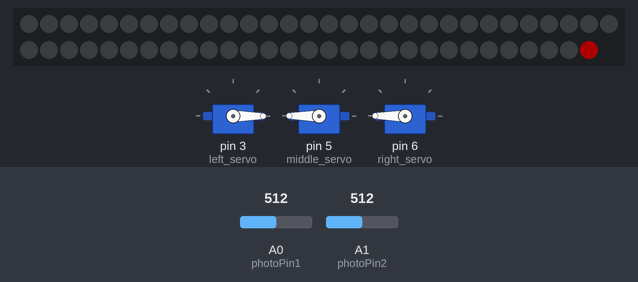
The sketch below on a simulated Arduino Uno, built with avr-gcc and run on an emulated ATmega328P. Shown: 3 × servo, 59 RGB LEDs in strip order, left to right, continuing on the next row. The test bench sets the inputs (shaded band); at power-on: A0 (photoPin1) = 512, A1 (photoPin2) = 512. Dim RGB values are drawn brighter than linear; what the sketch prints to the serial monitor is not drawn.

Above: at 0.1 s.
At 0.8 s:
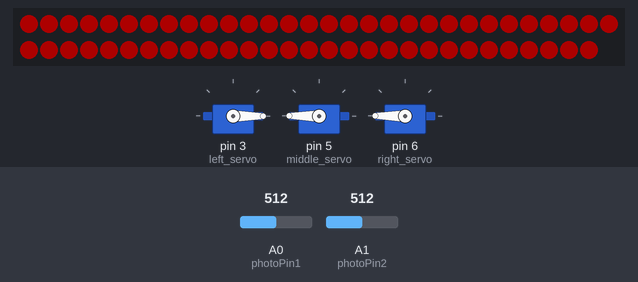
At 1.7 s:
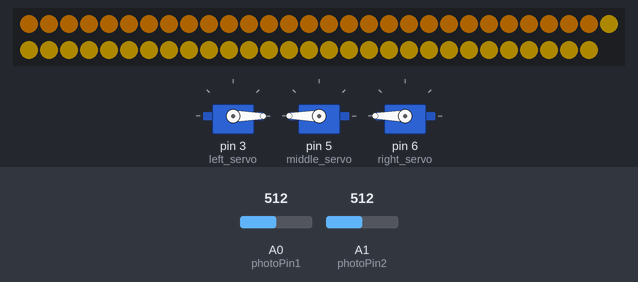
At 3.4 s:
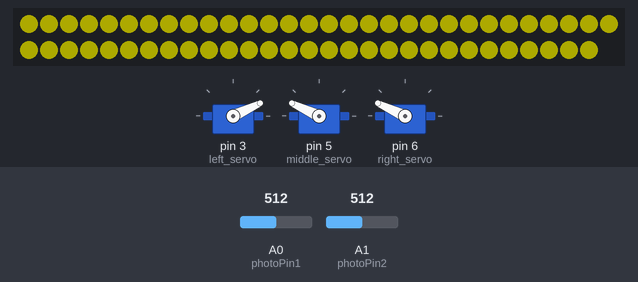
At 5.11 s:
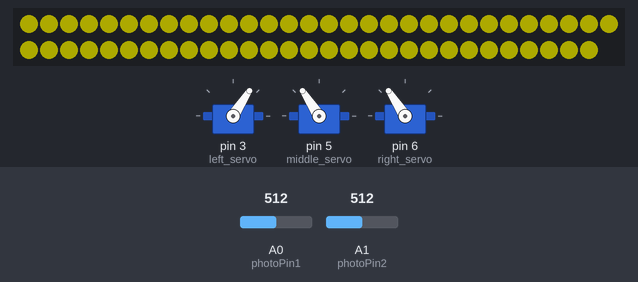
At 8.8 s:
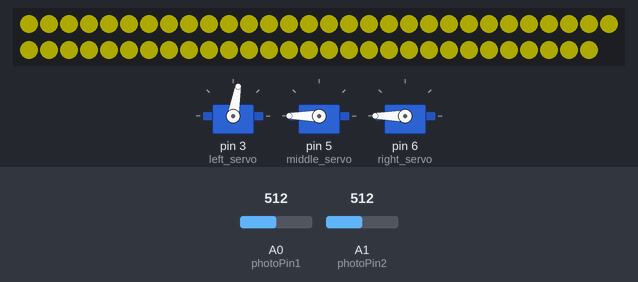
Timing chart, 0 to 37.8 s (numbered marks = the images above):
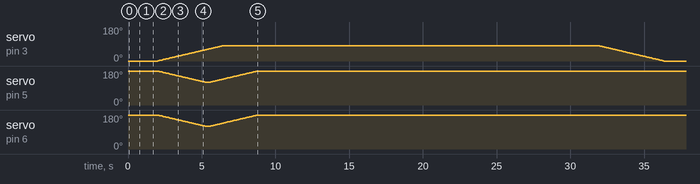

Measured:
- by itself, servo on pin 3 (left_servo): rises from 0° to 80° in 4.3 s, then falls to 0° in 30.0 s

The sketch:

phoenix.ino
```cpp
#include <Adafruit_NeoPixel.h>
#ifdef __AVR__
  #include <avr/power.h>
#endif
#include <movingAvg.h>
#include <MobaTools.h>

#define photoPin1 A0
#define photoPin2 A1
#define pixelPin 9

Adafruit_NeoPixel strip = Adafruit_NeoPixel(59, pixelPin, NEO_GRB + NEO_KHZ800);

int lightVal1, lightVal2, currentReading, currentAvg, historicalAvg;
movingAvg longTermReading(20);
bool triggered = false;

MoToServo left_servo, middle_servo, right_servo;

const byte speed = 15;

const byte left_target_1 = 0;
const byte left_target_2 = 80;

const byte middle_target_1 = 180;
const byte middle_target_2 = 120;

const byte right_target_1 = 180;
const byte right_target_2 = 120;

const byte bottom_pause = 1000;

byte left_target_pos = left_target_1;
byte middle_target_pos = middle_target_1;
byte right_target_pos = right_target_1;

unsigned long start_time = millis();
// 30 seconds
unsigned long motor_runtime = 1000 * 30;

void setup() {
  Serial.begin(9600);
  left_servo.attach(3); //yellow
  middle_servo.attach(5); //blue
  right_servo.attach(6); //purple
  left_servo.write(0);
  //90 -> 0: moves clockwise up
  // 0 is relaxed, 180 is fully pulled down
  // I left it on 0.
  middle_servo.write(180);
  right_servo.write(180);

  left_servo.setSpeed(speed);
  middle_servo.setSpeed(speed);
  right_servo.setSpeed(speed);

  longTermReading.begin();
  strip.begin();
  strip.setBrightness(50);
  strip.show();
  trigger();
}

// IMPORTANT: To reduce NeoPixel burnout risk, add 1000 uF capacitor across
// pixel power leads, add 300 - 500 Ohm resistor on first pixel's data input
// and minimize distance between Arduino and first pixel.  Avoid connecting
// on a live circuit...if you must, connect GND first.
void loop() {
    lightVal1 = analogRead(photoPin1);
    lightVal2 = analogRead(photoPin2);
    currentReading = (lightVal1 + lightVal2)/2;
    historicalAvg = longTermReading.reading(currentReading);
   // Mimic a Serial.println
   delay(10);
  // Threshold for relative darkness w/ two 10KOhm resistors
   if (historicalAvg > 300 ) {
    if (currentReading < (historicalAvg * 0.95) && !triggered) {
      trigger();
    }
   }
 }

void trigger(){
  triggered = true;
  Serial.println("triggered");
  showLEDs();
  moveMotors();
  wipeLEDs();
  triggered = false;
  // handle any drastic lighting changes that have occurred while trigger loop was happening
  longTermReading.reset();
  historicalAvg = 0;
  delay(3000);
}

void showLEDs(){
  colorWipe(strip.Color(255, 0, 0), 10); // Red
  // Come down from the phoenix tail, first pixel is the last one in the strip
  for (uint16_t i = 0; i <= 255; i=i+50) {
    // Yellow is 255, 255, 0, so this gradually wipes from red to orangeish to yellow
    colorWipe(strip.Color(255, i, 0), 1);
  }
  //hold at yellow
  strip.Color(255, 255, 0);
  strip.show();
}

void wipeLEDs(){
  strip.clear();
  strip.show();
}

void moveMotors(){
    // run for x seconds, and also be sure to end with motors pointing up
    start_time = millis();
    while (millis() - start_time < motor_runtime) {
      move();
    }
    left_servo.write(left_target_1);
    middle_servo.write(middle_target_1);
    right_servo.write(right_target_1);
}


void move() {
  if (!left_servo.moving()) {
    if (left_servo.read() == left_target_1) {
      left_target_pos = left_target_2;
    }
    if (left_servo.read() == left_target_2) {
      moveRightServo();
      left_target_pos = left_target_1;
    }
    left_servo.write(left_target_pos);  //will move slowly
  }
  moveMiddleServo();
  moveRightServo();
}

void moveMiddleServo() {
  if (!middle_servo.moving()) {
    if (middle_servo.read() == middle_target_1) {
      middle_target_pos = middle_target_2;
    }
    if (middle_servo.read() == middle_target_2) {
      delay(bottom_pause);
      middle_target_pos = middle_target_1;
    }
    middle_servo.write(middle_target_pos);
  }
}

void moveRightServo() {
  if (!right_servo.moving()) {
    if (right_servo.read() == right_target_1) {
      right_target_pos = right_target_2;
    }
    if (right_servo.read() == right_target_2) {
      right_target_pos = right_target_1;
    }
    right_servo.write(right_target_pos);
  }
}


// Fill the dots one after the other with a color
void colorWipe(uint32_t c, uint8_t wait) {
  for(int i=strip.numPixels()-1; i >= 0; i--) {
    strip.setPixelColor(i, c);
    strip.show();
    delay(wait);
  }
}
```
